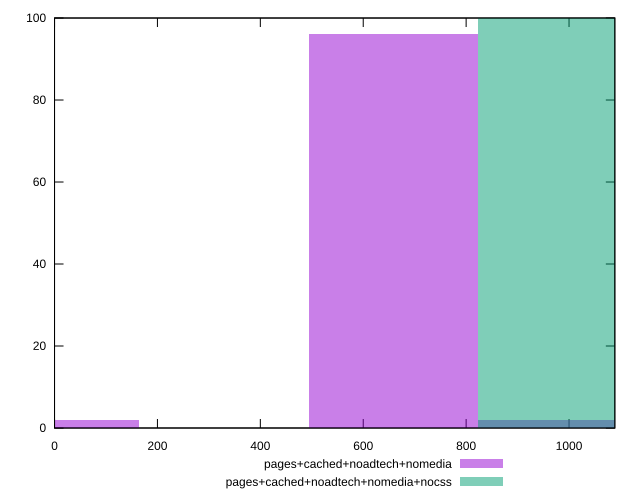

Generate this figure with gnuplot:
reset

$pagesCachedNoadtechNomedia <<EOF
0 2
658.3772760305122 96
987.5659140457683 2
EOF

$pagesCachedNoadtechNomediaNocss <<EOF
987.5659140457683 100
EOF

set key outside below
set boxwidth 329.1886380152561
set xrange [0:1089]
set yrange [0:100]
set trange [0:100]
set style fill transparent solid 0.5 noborder
set terminal svg size 640, 500 enhanced background rgb 'white'
set output "report_00017_2021-02-10T15-08-03.406Z/uses-rel-preload/comparison/histogram/3_vs_4.svg"

plot $pagesCachedNoadtechNomedia title "pages+cached+noadtech+nomedia" with boxes, \
     $pagesCachedNoadtechNomediaNocss title "pages+cached+noadtech+nomedia+nocss" with boxes

reset
